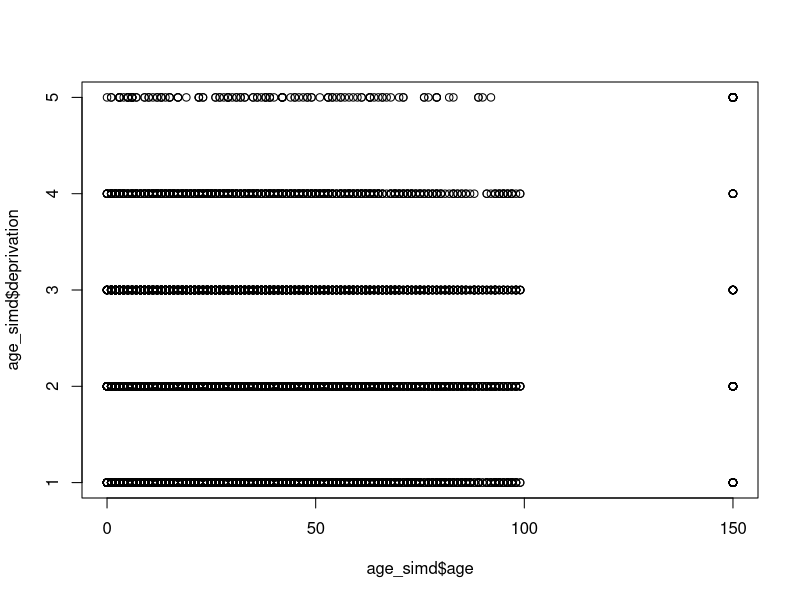

The R script that drew this image:
## ---- chunk 1
knitr::opts_chunk$set(echo = TRUE)
## ---- chunk 2
library(tidyverse)
library(readr)
library(tidyr)
library(dplyr)
library(here)
## ---- chunk 3
age_simd <- read_csv("input-data/raw/population_demographics.csv")
head(age_simd)
summary(age_simd)
## some useful commands to visually inspect the data
View(age_simd) #allows to view the data
glimpse(age_simd) #displays variables and some entries
plot(age_simd$age,age_simd$deprivation)
## ---- chunk 4
age_flr_150 <- filter(age_simd, age<150)
summary(age_flr_150)

## ---- chunk 5
fltr_age_simd <- filter(age_flr_150, !is.na(deprivation))
summary(fltr_age_simd)
## ---- chunk 6
library(psych)
describe(fltr_age_simd)
